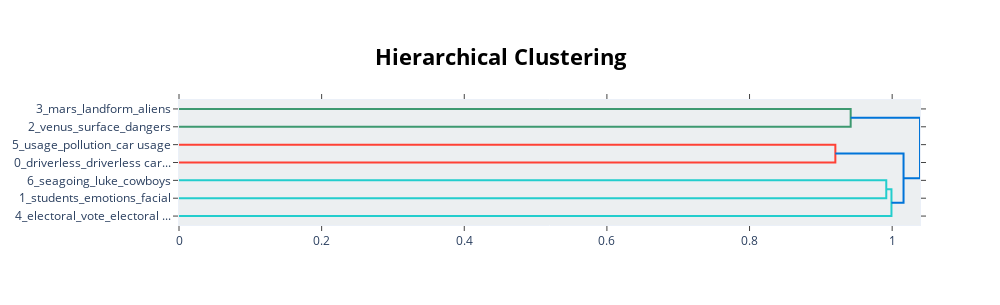

This figure's notebook cell:
### Code cell
topic_model.visualize_hierarchy(custom_labels=True)

### Figure 1 — Plotly figure (JSON) as saved in the notebook; plotly's stock layout.template omitted (floating-point values rounded to 4 significant figures)
{"data": [{"hoverinfo": "text", "marker": {"color": "rgb(61,153,112)"}, "mode": "lines", "type": "scatter", "x": [0, 0.9418, 0.9418, 0], "xaxis": "x", "y": [-5, -5, -15, -15], "yaxis": "y"}, {"hoverinfo": "text", "marker": {"color": "rgb(255,65,54)"}, "mode": "lines", "type": "scatter", "x": [0, 0.9203, 0.9203, 0], "xaxis": "x", "y": [-25, -25, -35, -35], "yaxis": "y"}, {"hoverinfo": "text", "marker": {"color": "rgb(35,205,205)"}, "mode": "lines", "type": "scatter", "x": [0, 0.9917, 0.9917, 0], "xaxis": "x", "y": [-45, -45, -55, -55], "yaxis": "y"}, {"hoverinfo": "text", "marker": {"color": "rgb(35,205,205)"}, "mode": "lines", "type": "scatter", "x": [0.9917, 0.999, 0.999, 0], "xaxis": "x", "y": [-50, -50, -65, -65], "yaxis": "y"}, {"hoverinfo": "text", "marker": {"color": "rgb(0,116,217)"}, "mode": "lines", "type": "scatter", "x": [0.9203, 1.016, 1.016, 0.999], "xaxis": "x", "y": [-30, -30, -57.5, -57.5], "yaxis": "y"}, {"hoverinfo": "text", "marker": {"color": "rgb(0,116,217)"}, "mode": "lines", "type": "scatter", "x": [0.9418, 1.039, 1.039, 1.016], "xaxis": "x", "y": [-10, -10, -43.75, -43.75], "yaxis": "y"}], "layout": {"autosize": false, "height": 305, "hoverlabel": {"bgcolor": "white", "font": {"family": "Rockwell", "size": 16}}, "hovermode": "closest", "plot_bgcolor": "#ECEFF1", "showlegend": false, "title": {"font": {"color": "Black", "size": 22}, "text": "<b>Hierarchical Clustering</b>", "x": 0.5, "xanchor": "center", "yanchor": "top"}, "width": 1000, "xaxis": {"mirror": "allticks", "rangemode": "tozero", "showgrid": false, "showline": true, "showticklabels": true, "ticks": "outside", "type": "linear", "zeroline": false}, "yaxis": {"mirror": "allticks", "range": [-70, 0], "rangemode": "tozero", "showgrid": false, "showline": true, "showticklabels": true, "tickmode": "array", "ticks": "outside", "ticktext": ["3_mars_landform_aliens", "2_venus_surface_dangers", "5_usage_pollution_car usage", "0_driverless_driverless car...", "6_seagoing_luke_cowboys", "1_students_emotions_facial", "4_electoral_vote_electoral ..."], "tickvals": [-5, -15, -25, -35, -45, -55, -65], "type": "linear", "zeroline": false}}}
